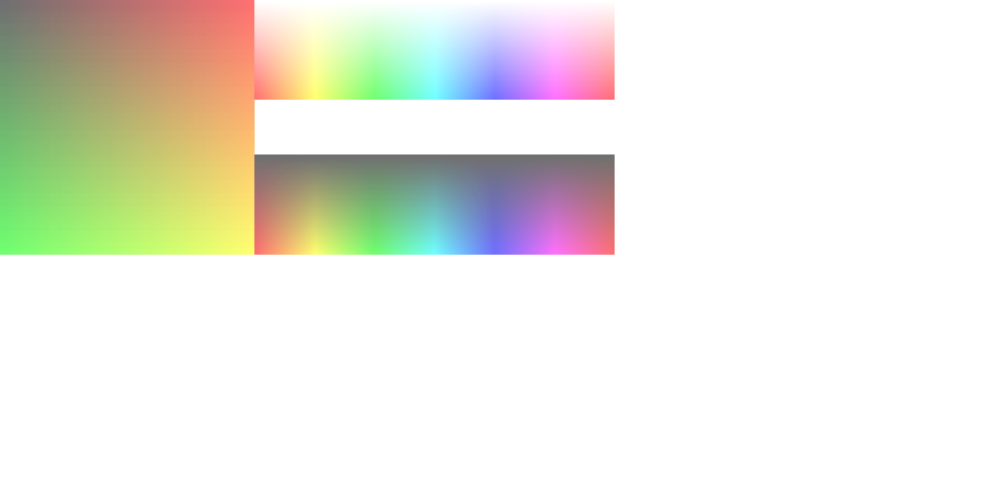
Frame 1 (no input)
Frame 2 (the mouse pressed at the canvas centre, redrawn once): identical to frame 1, image omitted

The p5.js sketch that drew this single still picture (run headless with seeded random() and noise() and a simulated clock; the mouse was pressed at the canvas centre and the sketch redrawn once):

// p5.js sketch
// ── sketch.js
function setup() {
  createCanvas(1000, 500);
  colorMode(RGB);
  for(let i=0; i<255; i++)
  {
    for(let j=0; j<255; j++)
    {
      stroke(i, j, 0);
      point(i, j);
    }
  }

  colorMode(HSB);
  translate(255, 0);
  for(let x=0; x<360; x++)
  {
    for(let y=0; y<100; y++)
    {
      stroke(x, y, 100);
      point(x, y);
    }
  }

  translate(0, 155);
  for(let x=0; x<360; x++)
  {
    for(let y=0; y<100; y++)
    {
      stroke(x, 100, y);
      point(x, y);
    }
  }

  noLoop();
}

function draw() {

}
